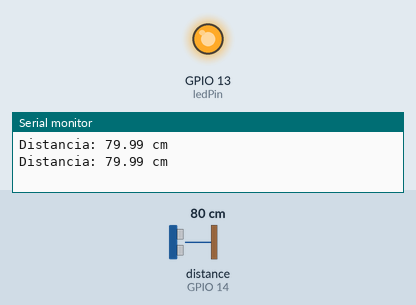
This sketch was run on a simulated ESP32. Parts: output pins drawn as LEDs (lit = HIGH), the last lines printed to the serial monitor. Wiring (inferred from the names in the program): ultrasonic range finder: trigger GPIO 12; echo GPIO 14. Inputs (shaded band) come from the test bench; at power-on: distance to the obstacle (sensor on GPIO 14) 80 cm. The echo pulse lasts 58.3 µs per cm; pins used as bus, display or sensor lines are not drawn.

Above: at 1.8 s.
1.9 s: distance to the obstacle (sensor on GPIO 14) set to 16 cm
3.4 s: distance to the obstacle (sensor on GPIO 14) set to 13 cm
At 4.4 s:
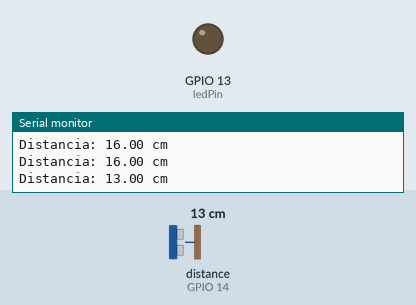
5.5 s: distance to the obstacle (sensor on GPIO 14) set to 18 cm
At 7.2 s:
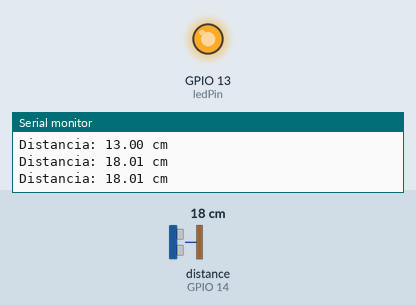
7.5 s: distance to the obstacle (sensor on GPIO 14) set to 2 cm
At 8.8 s:
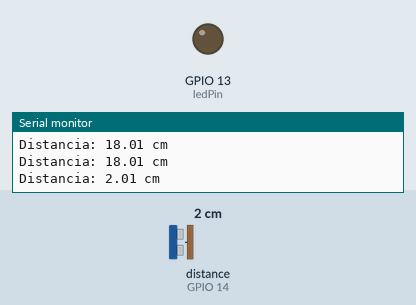
Timing chart, 0 to 10.5 s (numbered marks = the images above; inputs shaded):
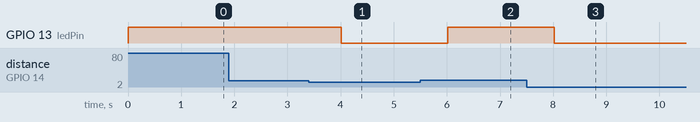

Measured:
- the behaviour switches between 15 and 14 cm on distance to the obstacle (sensor on GPIO 14) (found by bisection; images 0 and 1)
- after the input at 3.4 s, GPIO 13 (ledPin): HIGH → LOW after 0.62 s
- after the input at 5.5 s, GPIO 13 (ledPin): LOW → HIGH after 0.52 s
- after the input at 7.5 s, GPIO 13 (ledPin): HIGH → LOW after 0.52 s

The sketch:

esp32_teste_1.ino
```cpp
// Inclua a biblioteca do ESP32
#include <Arduino.h>

// Define os pinos do sensor ultrassônico
const int triggerPin = 12;
const int echoPin = 14;
const int ledPin = 13;

void setup() {
  // Inicializa o monitor serial
  Serial.begin(9600);

  // Define os pinos do sensor ultrassônico como saída e entrada
  pinMode(triggerPin, OUTPUT);
  pinMode(echoPin, INPUT);
  pinMode(ledPin, OUTPUT);
}

void loop() {
  // Define o pino de trigger em nível baixo por 2 microssegundos
  digitalWrite(triggerPin, LOW);
  delayMicroseconds(2);

  // Emite um pulso de ultrassom
  digitalWrite(triggerPin, HIGH);
  delayMicroseconds(10);
  digitalWrite(triggerPin, LOW);

  // Mede o tempo de duração do pulso de eco
  long duration = pulseIn(echoPin, HIGH);

  // Calcula a distância com base no tempo de duração
  // A velocidade do som é de aproximadamente 343 metros por segundo
  // A fórmula para calcular a distância é: distância = velocidade * tempo / 2
  float distance = (duration * 0.0343) / 2;

  // Exibe a distância no monitor serial
  Serial.print("Distancia: ");
  Serial.print(distance);
  Serial.println(" cm");

  // Verifica se a distância é maior que 15 cm
  if (distance > 15) {
    digitalWrite(ledPin, HIGH); // Ligar o LED
  } else {
    digitalWrite(ledPin, LOW); // Desligar o LED
  }

  // Aguarda um intervalo antes de realizar a próxima leitura
  delay(1000);
}
```
